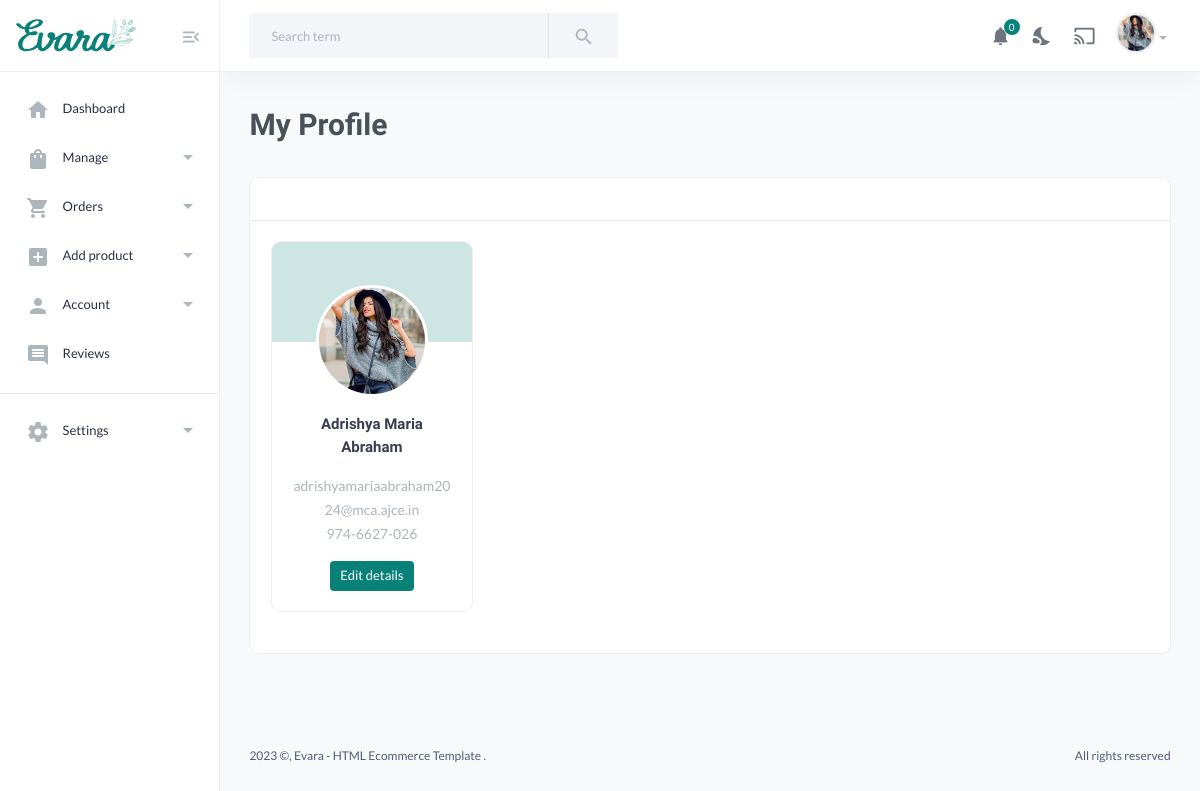
/sellerprofile (signed in), run on an earlier commit of the app's database.
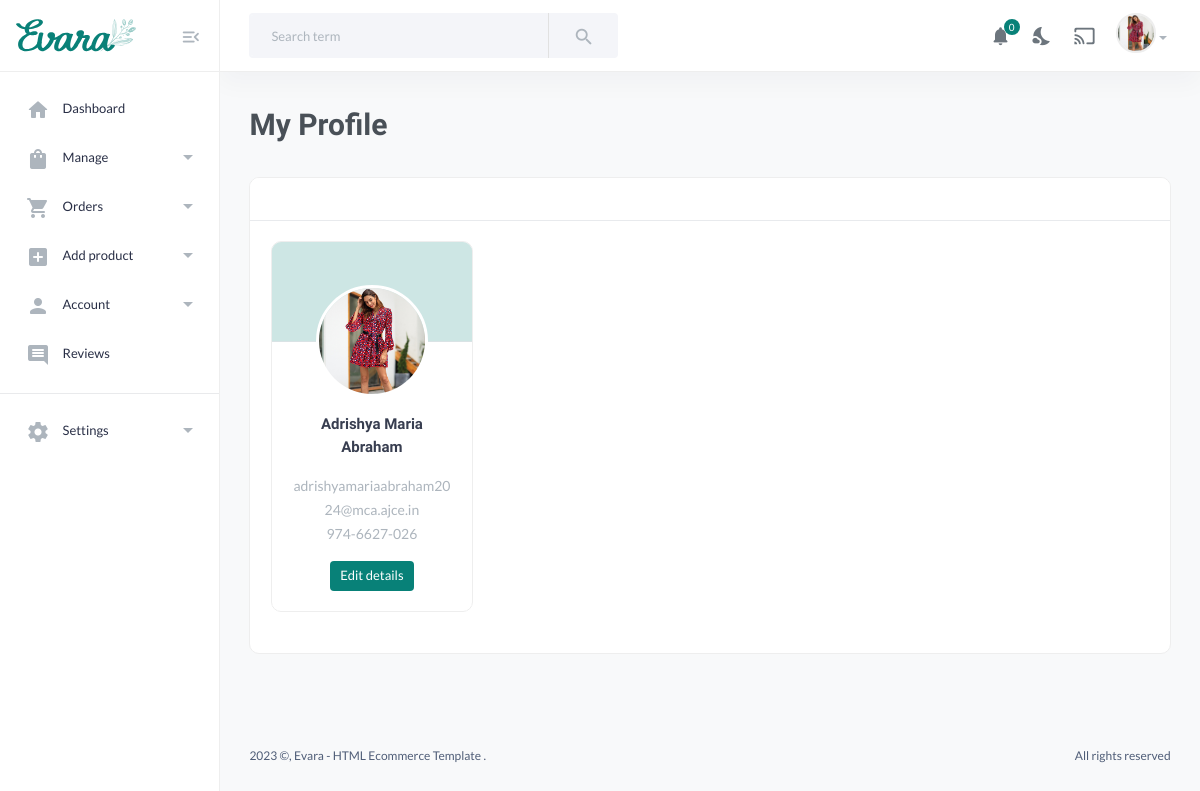
And on a later commit of the database.
### dashboard/models.py (models this page shows, shortened)
class CustomUser(AbstractBaseUser, PermissionsMixin):
    USER_ROLES = (
        ('customer', 'Customer'),
        ('seller', 'Seller'),
        ('admin', 'Admin'),
        ('delivery_agent', 'Delivery Agent'),
    )
    email = models.EmailField(unique=True)
    name = models.CharField(max_length=100,null=True, blank=True)
    mobile = models.CharField(max_length=15, blank=True, null=True)
    profile_pic = models.ImageField(upload_to='profile_pics/', blank=True, null=True)
    address = models.TextField(blank=True, null=True)
    is_active = models.BooleanField(default=True)
    is_staff = models.BooleanField(default=False)
    date_joined = models.DateTimeField(default=timezone.now)
    role = models.CharField(max_length=15, choices=USER_ROLES, blank=True, null=True,default='customer')
    objects = CustomUserManager()
    USERNAME_FIELD = 'email'
    REQUIRED_FIELDS = ['name']

### dashboard/views.py (the view)
# urls.py: path('sellerprofile', views.sellerprofile, name='sellerprofile'),
@login_required
def sellerprofile(request):
    return render(request, 'Seller/sellerprofile.html')

### templates/Seller/sellerprofile.html (shortened to what this page needs)
{% load static %}
<!DOCTYPE HTML>
<html lang="en">
<head>
    <link href="{% static 'assets/css/main.css' %}" rel="stylesheet" type="text/css" />
</head>
<body>
    <aside class="navbar-aside" id="offcanvas_aside">
        <div class="aside-top">
            <a href="{% url 'sellerindex' %}" class="brand-wrap">
                <img src="{% static 'assets/imgs/theme/logo.svg' %}" class="logo" alt="Evara Dashboard">
            </a>
            <div>
                <button class="btn btn-icon btn-aside-minimize"> <i class="text-muted material-icons md-menu_open"></i> </button>
            </div>
        </div>
        <nav>
            <ul class="menu-aside">
                <li class="menu-item ">
                    <a class="menu-link" href="{% url 'sellerindex' %}"> <i class="icon material-icons md-home"></i>
                        <span class="text">Dashboard</span>
                    </a>
                </li>
                <li class="menu-item has-submenu">
                    <a class="menu-link" href="{% url 'productlist' %}"> <i class="icon material-icons md-shopping_bag"></i>
                        <span class="text">Manage</span>
                    </a>
                </li>
                <li class="menu-item has-submenu">
                    <a class="menu-link" href="page-orders-1.html"> <i class="icon material-icons md-shopping_cart"></i>
                        <span class="text">Orders</span>
                    </a>
                </li>
                <li class="menu-item has-submenu">
                    <a class="menu-link" href="page-form-product-1.html"> <i class="icon material-icons md-add_box"></i>
                        <span class="text">Add product</span>
                    </a>
                </li>
                <li class="menu-item has-submenu">
                    <a class="menu-link" href="page-sellers-cards.html#"> <i class="icon material-icons md-person"></i>
                        <span class="text">Account</span>
                    </a>
                </li>
                <li class="menu-item">
                    <a class="menu-link" href="page-reviews.html"> <i class="icon material-icons md-comment"></i>
                        <span class="text">Reviews</span>
                    </a>
                </li>
            </ul>
            <hr>
            <ul class="menu-aside">
                <li class="menu-item has-submenu">
                    <a class="menu-link" href="page-sellers-cards.html#"> <i class="icon material-icons md-settings"></i>
                        <span class="text">Settings</span>
                    </a>
                </li>
            </ul>
            <br>
            <br>
        </nav>
    </aside>
    <main class="main-wrap">
        <header class="main-header navbar">
            <div class="col-search">
                <form class="searchform">
                    <div class="input-group">
                        <input list="search_terms" type="text" class="form-control" placeholder="Search term">
                        <button class="btn btn-light bg" type="button"> <i class="material-icons md-search"></i></button>
                    </div>
                </form>
            </div>
            <div class="col-nav">
                <ul class="nav">
                    <li class="nav-item">
                        <a class="nav-link btn-icon" href="page-sellers-cards.html#">
                            <i class="material-icons md-notifications animation-shake"></i>
                            <span class="badge rounded-pill">0</span>
                        </a>
                    </li>
                    <li class="nav-item">
                        <a class="nav-link btn-icon darkmode" href="#"> <i class="material-icons md-nights_stay"></i> </a>
                    </li>
                    <li class="nav-item">
                        <a href="#" class="requestfullscreen nav-link btn-icon"><i class="material-icons md-cast"></i></a>
                    </li>
                    <li class="dropdown nav-item">
                        <a class="dropdown-toggle" data-bs-toggle="dropdown" href="#" id="dropdownAccount" aria-expanded="false">
                            {% if request.user.profile_pic %}
                            <img src="{{ request.user.profile_pic.url }}" alt="profile pic" class="img-xs rounded-circle" />
                {% else %}
                            <img src="{% static 'images/propic.jpg' %}" alt="Seller" class="img-xs rounded-circle" />
                {% endif %}
                    </li>
                </ul>
            </div>
        </header>
        <section class="content-main">
            <div class="content-header">
                <h2 class="content-title">My Profile</h2>
            </div>
            <div class="card mb-4">
                <header class="card-header">
                </header>
                <div class="card-body">
                    <div class="row row-cols-1 row-cols-sm-2 row-cols-lg-3 row-cols-xl-4">
                        <div class="col">
                            <div class="card card-user">
                                <div class="card-header">
                                    {% if request.user.profile_pic %}
                                        <img src="{{ request.user.profile_pic.url }}" alt="profile pic" class="img-md img-avatar" />
                                   {% else %}
                                        <img src="{% static 'images/propic.jpg' %}" alt="default profile pic" class="img-md img-avatar" />
                                {% endif %}
                                </div>
                                <div class="card-body">
                                    <h5 class="card-title mt-50">{{ request.user.name }}</h5>
                                    <div class="card-text text-muted">
                                        <p class="m-0">{{ request.user.email }}</p>
                                        <p class="m-0">{{ request.user.mobile }}</p>
                                        <a href="{% url 'editseller' %}" class="btn btn-sm btn-brand rounded font-sm mt-15">Edit details</a>
                                    </div>
                                </div>
                            </div>
                        </div>
                </div>
            </div>
        </section>
        <footer class="main-footer font-xs">
            <div class="row pb-30 pt-15">
                <div class="col-sm-6">
                     ©, Evara - HTML Ecommerce Template .
                </div>
                <div class="col-sm-6">
                    <div class="text-sm-end">
                        All rights reserved
                    </div>
                </div>
            </div>
        </footer>
    </main>
</body>
</html>

What changed in the data, as far as the page shows it:
changed CustomUser "Adrishya Maria Abraham": user.profile_pic: a different picture
